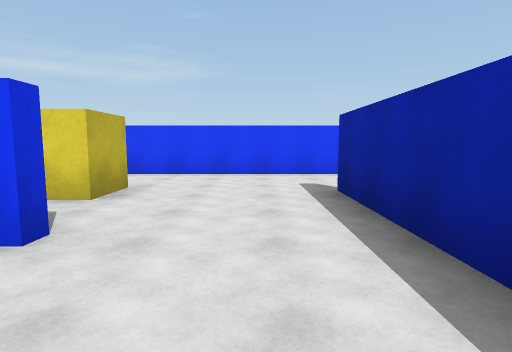
[1] (above)

24 first-person views from a walk through a Unity game level. The camera is 1.4 m above the floor, tilts 6° down and sees 80° across. The floor is counted in squares, 2.25 m on a side. Each view is taken from the middle of a square. On the plan, view 1 faces up. The plan holds only what a view shows up to about 9 squares ahead; the rest is blank. The place goes on beyond the plan. The player is left out.

[2]
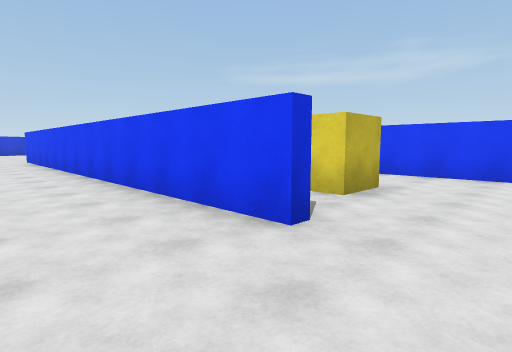

[3]
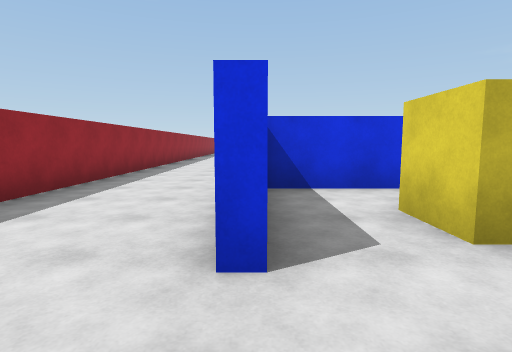

[4]
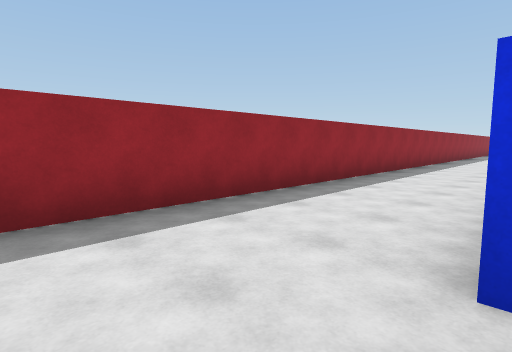

[5]
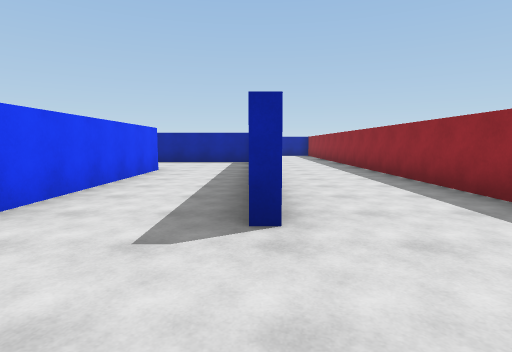

[6]
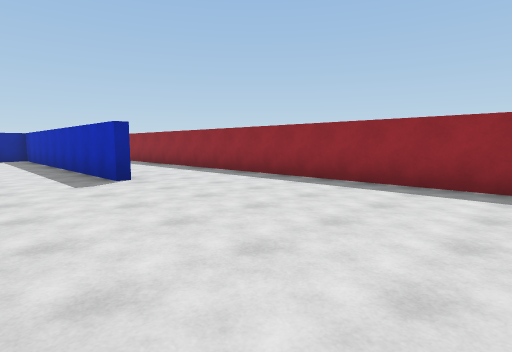

[7]
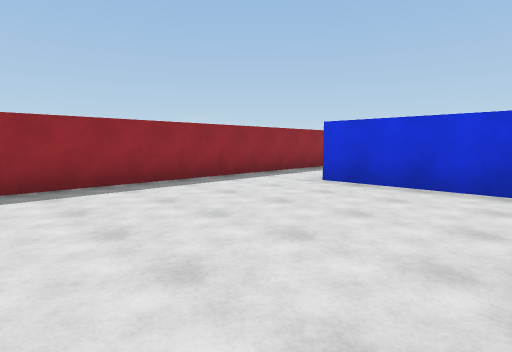

[8]
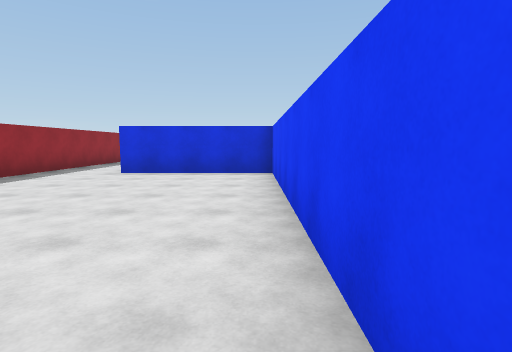

[9]
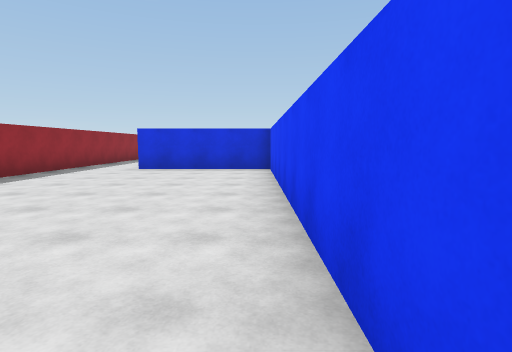

[10]
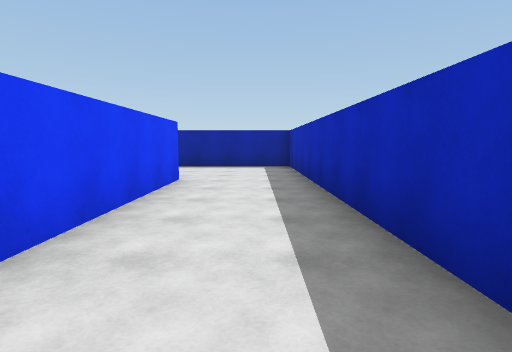

[11]
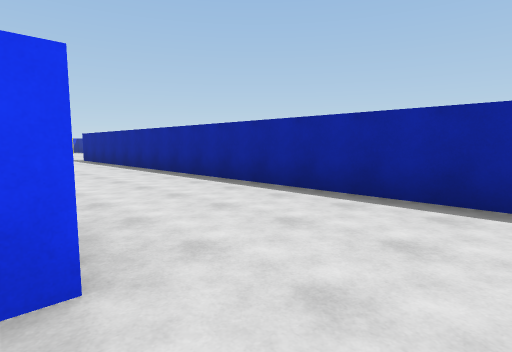

[12]
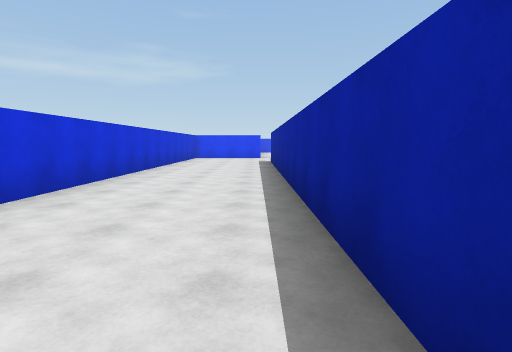

[13]
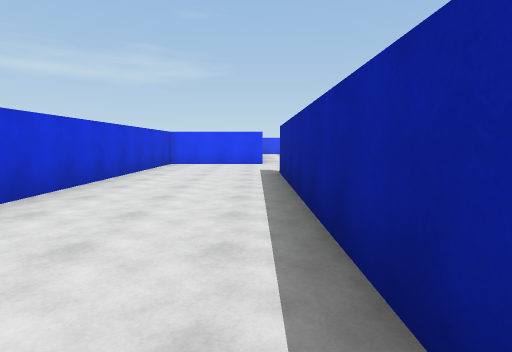

[14]
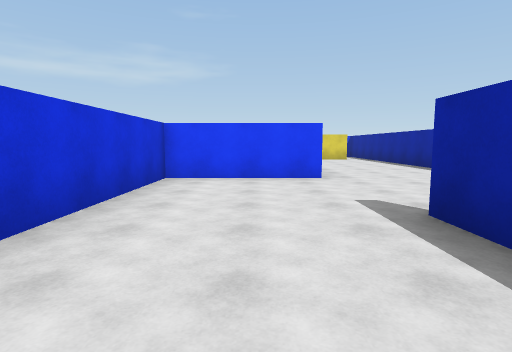

[15]
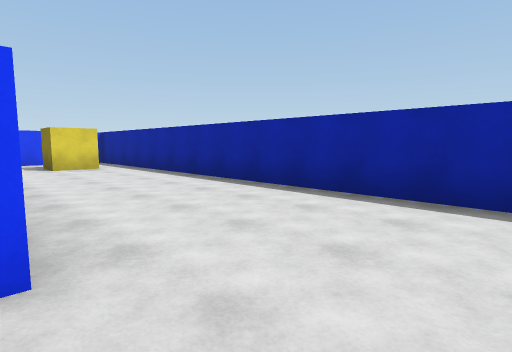

[16]
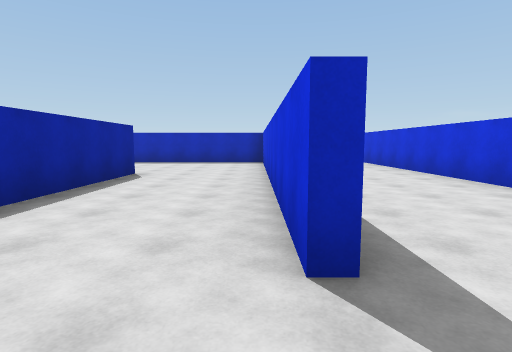

[17]
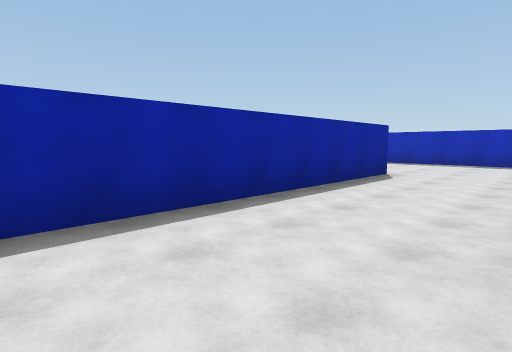

[18]
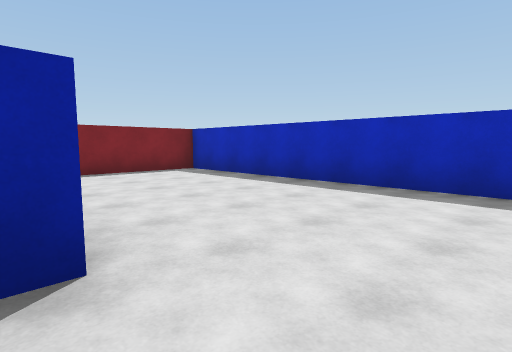

[19]
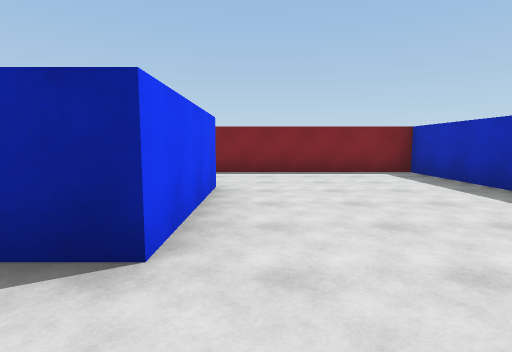

[20]
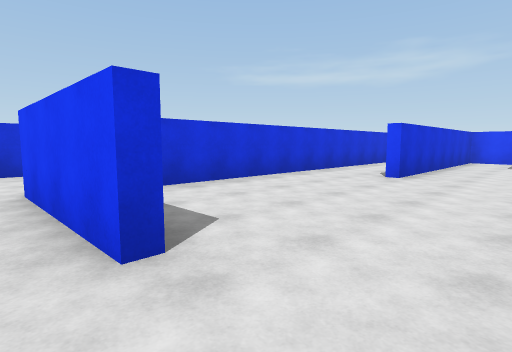

[21]
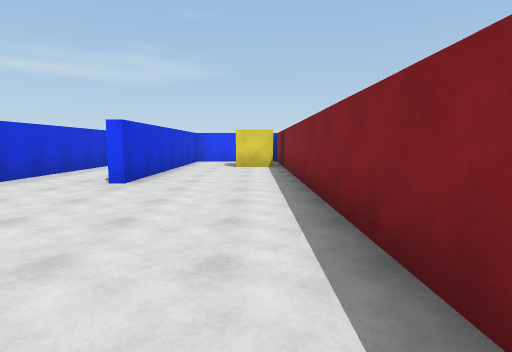

[22]
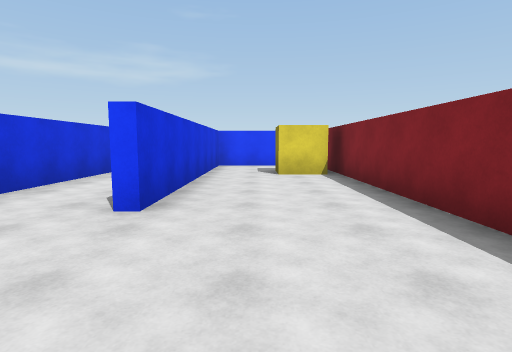

[23]
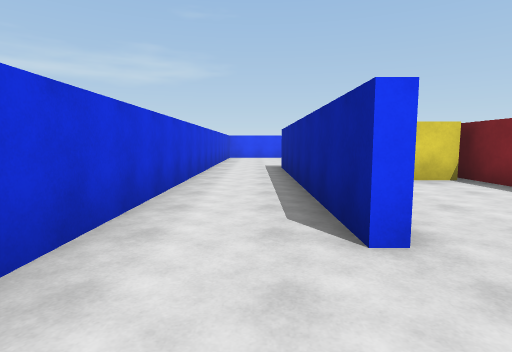

[24]
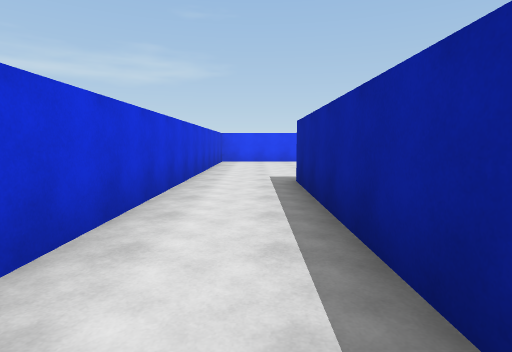

### Floor plan
Ten units are one square. View 1 is at (0, 0); x grows to the right and y downward. Boxes are objects, and circles mark ways between rooms. Rooms are numbered by the first view taken in them; rooms with no view inside come last. Other rooms are left out.
<svg viewBox="-215 -283 258 295">
<path fill="none" stroke="#000" d="M-128 -21 -74 -21M-76 -44 -205 -44 -205 -10M-205 7 -1 7M-14 -18 -110 -18M6 -63 -28 -63M-42 -41 -42 -21M11 -12 11 -41M-42 -158 -42 -81M-48 -186 -77 -186 -77 -79M15 -106 -14 -106 -14 -262M-31 -66 38 -66 38 -116M-74 -21 -45 -21 -45 -158M-30 -278 -36 -278M-12 -156 -12 -121M38 -116 38 -205M26 -219 9 -219 9 -158M-12 -260 -12 -156M7 -158 7 -221"/>
<rect x="-35" y="-45" width="20" height="10" fill="#bbb"><title>yellow cube</title></rect>
<rect x="-35" y="-265" width="10" height="10" fill="#bbb"><title>yellow cube</title></rect>
<rect x="25" y="-205" width="10" height="20" fill="#bbb"><title>yellow cube</title></rect>
<circle cx="-5" cy="-20" r="3" fill="#2a7"/>
<circle cx="-70" cy="-35" r="3" fill="#2a7"/>
<circle cx="25" cy="-110" r="3" fill="#2a7"/>
<circle cx="0" cy="-160" r="3" fill="#2a7"/>
<text x="-120" y="-10">1</text>
<text x="-10" y="-40">2</text>
<text x="-30" y="-140">3</text>
<text x="20" y="-160">4</text>
<text x="10" y="-250">5</text>
</svg>
Room 1 opens to room 2. Room 1 opens to room 3. Room 3 opens to room 4. Room 4 opens to room 5.

Where each view was taken, in squares from view 1:
view 1: 0 up, 0 right, facing up
view 2: 0 up, 0 right, facing up-left
view 3: 2 up, 0 right, facing left
view 4: 2 up, 0 right, facing down-left
view 5: 2 up, 15 left, facing right
view 6: 4 up, 18 left, facing down-right
view 7: 4 up, 16 left, facing down-left
view 8: 4 up, 14 left, facing left
view 9: 4 up, 13 left, facing left
view 10: 3 up, 13 left, facing right
view 11: 3 up, 8 left, facing up-right
view 12: 5 up, 5 left, facing up
view 13: 9 up, 5 left, facing up
view 14: 13 up, 6 left, facing up
view 15: 17 up, 5 left, facing up-right
view 16: 17 up, 4 left, facing down
view 17: 17 up, 4 left, facing down-right
view 18: 11 up, 3 left, facing down-right
view 19: 10 up, 3 left, facing right
view 20: 10 up, 3 right, facing up-left
view 21: 11 up, 3 right, facing up
view 22: 13 up, 2 right, facing up
view 23: 14 up, 0 right, facing up
view 24: 17 up, 0 right, facing up
